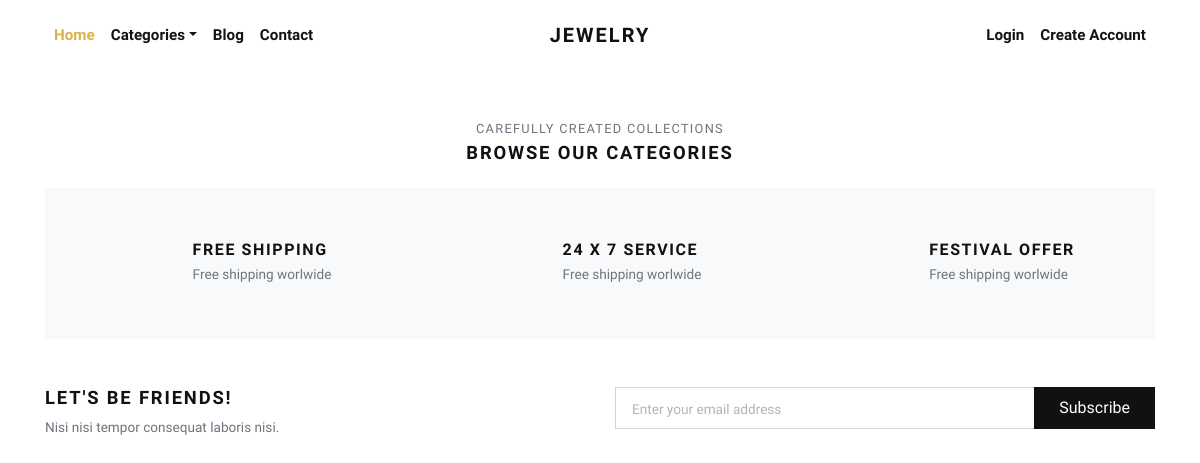
The page /categories/ on the database as committed earlier.
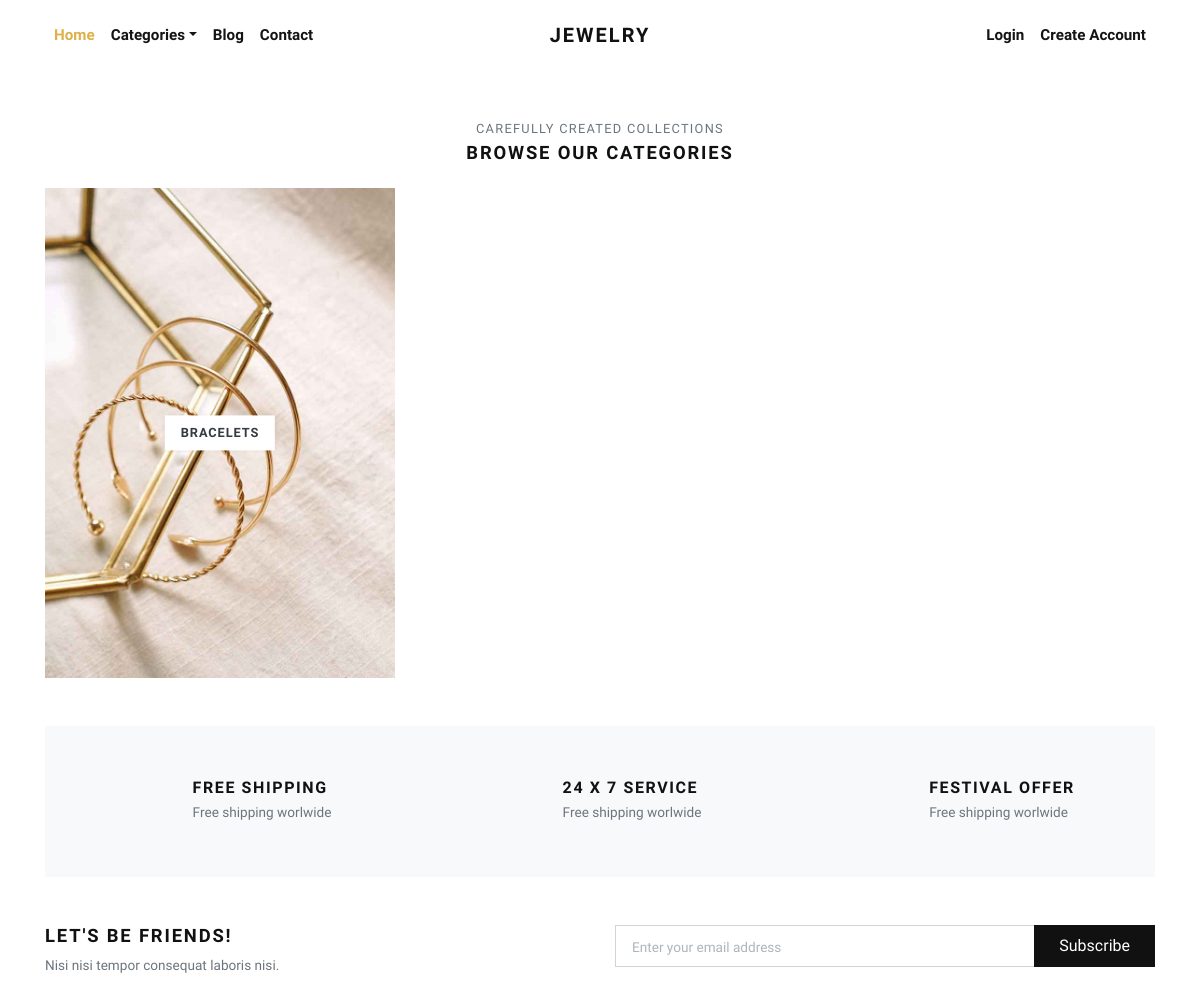
The same page on the database as committed later.
### store/models.py (models this page shows, shortened)
class Category(models.Model):
    title = models.CharField(max_length=50, verbose_name="Category Title")
    slug = models.SlugField(max_length=55, verbose_name="Category Slug")
    description = models.TextField(blank=True, verbose_name="Category Description")
    category_image = models.ImageField(upload_to='category', blank=True, null=True, verbose_name="Category Image")
    is_active = models.BooleanField(verbose_name="Is Active?")
    is_featured = models.BooleanField(verbose_name="Is Featured?")
    created_at = models.DateTimeField(auto_now_add=True, verbose_name="Created Date")
    updated_at = models.DateTimeField(auto_now=True, verbose_name="Updated Date")
    class Meta:
        verbose_name_plural = 'Categories'
        ordering = ('-created_at', )

### store/views.py (the view)
# urls.py: path('categories/', views.all_categories, name="all-categories"),
def all_categories(request):
    categories = Category.objects.filter(is_active=True)
    return render(request, 'store/categories.html', {'categories':categories})

### templates/store/categories.html (shortened to what this page needs)
{% extends 'base.html' %}
{% load static %}
      {% block content %}
      <div class="container">
        <section class="pt-5">
          <header class="text-center">
            <p class="small text-muted small text-uppercase mb-1">Carefully created collections</p>
            <h2 class="h5 text-uppercase mb-4">Browse our categories</h2>
          </header>
          <div class="row">
          {% if categories %}
            {% for category in categories %}
              <div class="col-md-4 mb-4 mb-md-5">
                <a class="category-item" href="{% url 'store:category-products' category.slug %}">
                  <strong class="category-item-title">{{ category.title }}</strong>
                </a>
              </div>
            {% endfor %}
          {% endif %}
          </div>
        </section>
        <section class="py-5 bg-light">
          <div class="container">
            <div class="row text-center">
              <div class="col-lg-4 mb-3 mb-lg-0">
                <div class="d-inline-block">
                  <div class="media align-items-end">
                    <svg class="svg-icon svg-icon-big svg-icon-light">
                      <use xlink:href="#delivery-time-1"> </use>
                    </svg>
                    <div class="media-body text-left ml-3">
                      <h6 class="text-uppercase mb-1">Free shipping</h6>
                      <p class="text-small mb-0 text-muted">Free shipping worlwide</p>
                    </div>
                  </div>
                </div>
              </div>
              <div class="col-lg-4 mb-3 mb-lg-0">
                <div class="d-inline-block">
                  <div class="media align-items-end">
                    <svg class="svg-icon svg-icon-big svg-icon-light">
                      <use xlink:href="#helpline-24h-1"> </use>
                    </svg>
                    <div class="media-body text-left ml-3">
                      <h6 class="text-uppercase mb-1">24 x 7 service</h6>
                      <p class="text-small mb-0 text-muted">Free shipping worlwide</p>
                    </div>
                  </div>
                </div>
              </div>
              <div class="col-lg-4">
                <div class="d-inline-block">
                  <div class="media align-items-end">
                    <svg class="svg-icon svg-icon-big svg-icon-light">
                      <use xlink:href="#label-tag-1"> </use>
                    </svg>
                    <div class="media-body text-left ml-3">
                      <h6 class="text-uppercase mb-1">Festival offer</h6>
                      <p class="text-small mb-0 text-muted">Free shipping worlwide</p>
                    </div>
                  </div>
                </div>
              </div>
            </div>
          </div>
        </section>
        <section class="py-5">
          <div class="container p-0">
            <div class="row">
              <div class="col-lg-6 mb-3 mb-lg-0">
                <h5 class="text-uppercase">Let's be friends!</h5>
                <p class="text-small text-muted mb-0">Nisi nisi tempor consequat laboris nisi.</p>
              </div>
              <div class="col-lg-6">
                <form action="#">
                  <div class="input-group flex-column flex-sm-row mb-3">
                    <input class="form-control form-control-lg py-3" type="email" placeholder="Enter your email address" aria-describedby="button-addon2">
                    <div class="input-group-append">
                      <button class="btn btn-dark btn-block" id="button-addon2" type="submit">Subscribe</button>
                    </div>
                  </div>
                </form>
              </div>
            </div>
          </div>
        </section>
      </div>
      {% endblock content %}

Rows that differ between the two databases and show on the page:
added Category: title "BRACELETS"
